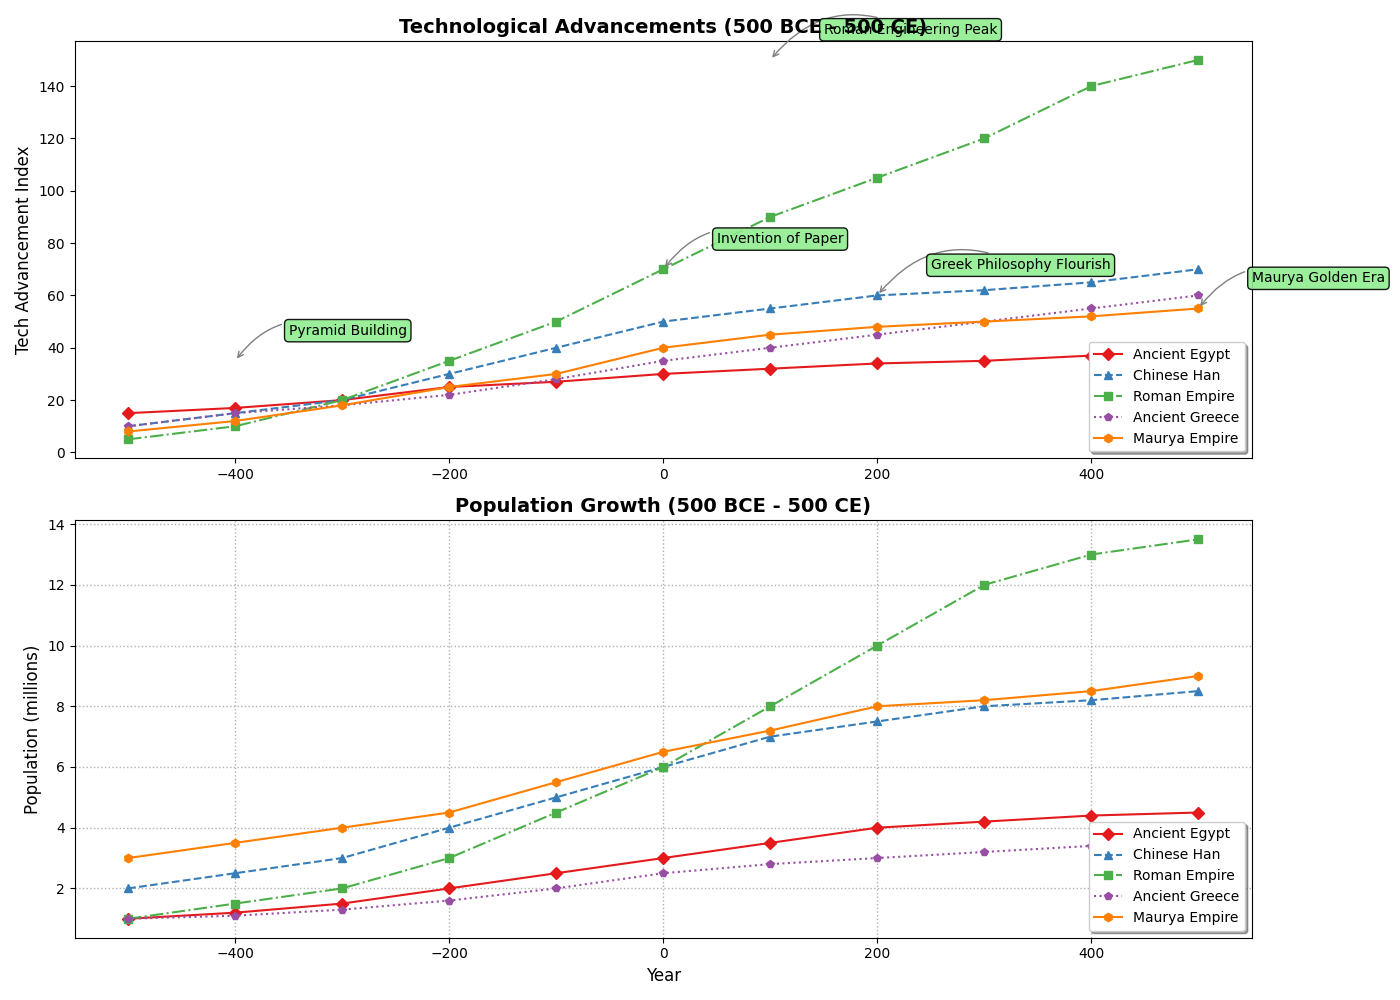

Generate this figure with Python:
import matplotlib.pyplot as plt
import numpy as np

civilizations = ['Ancient Egypt', 'Chinese Han', 'Roman Empire', 'Ancient Greece', 'Maurya Empire']
years = np.arange(-500, 501, 100)

tech_advancements = {
    'Ancient Egypt': [15, 17, 20, 25, 27, 30, 32, 34, 35, 37, 40],
    'Chinese Han': [10, 15, 20, 30, 40, 50, 55, 60, 62, 65, 70],
    'Roman Empire': [5, 10, 20, 35, 50, 70, 90, 105, 120, 140, 150],
    'Ancient Greece': [10, 15, 18, 22, 28, 35, 40, 45, 50, 55, 60],
    'Maurya Empire': [8, 12, 18, 25, 30, 40, 45, 48, 50, 52, 55]
}

population_growth = {
    'Ancient Egypt': [1, 1.2, 1.5, 2, 2.5, 3, 3.5, 4, 4.2, 4.4, 4.5],
    'Chinese Han': [2, 2.5, 3, 4, 5, 6, 7, 7.5, 8, 8.2, 8.5],
    'Roman Empire': [1, 1.5, 2, 3, 4.5, 6, 8, 10, 12, 13, 13.5],
    'Ancient Greece': [1, 1.1, 1.3, 1.6, 2, 2.5, 2.8, 3, 3.2, 3.4, 3.5],
    'Maurya Empire': [3, 3.5, 4, 4.5, 5.5, 6.5, 7.2, 8, 8.2, 8.5, 9]
}

fig, axs = plt.subplots(2, 1, figsize=(14, 10))

# New color set
colors = ['#e41a1c', '#377eb8', '#4daf4a', '#984ea3', '#ff7f00']

markers = ['D', '^', 's', 'p', 'h']
line_styles = ['-', '--', '-.', ':', '-']

for i, (civ, advancements) in enumerate(tech_advancements.items()):
    axs[0].plot(years, advancements, marker=markers[i], linestyle=line_styles[i], color=colors[i], label=civ)

axs[0].set_title('Technological Advancements (500 BCE - 500 CE)', fontsize=14, fontweight='bold')
axs[0].set_ylabel('Tech Advancement Index', fontsize=12)
axs[0].legend(loc='lower right', fontsize=10, frameon=True, shadow=True)
axs[0].grid(False)

for i, (civ, population) in enumerate(population_growth.items()):
    axs[1].plot(years, population, marker=markers[i], linestyle=line_styles[i], color=colors[i], label=civ)

axs[1].set_title('Population Growth (500 BCE - 500 CE)', fontsize=14, fontweight='bold')
axs[1].set_ylabel('Population (millions)', fontsize=12)
axs[1].set_xlabel('Year', fontsize=12)
axs[1].legend(loc='lower right', fontsize=10, frameon=True, shadow=True)
axs[1].grid(True, linestyle=':', linewidth=1)

annotations = [
    (-400, 35, "Pyramid Building"),
    (0, 70, "Invention of Paper"),
    (100, 150, "Roman Engineering Peak"),
    (200, 60, "Greek Philosophy Flourish"),
    (500, 55, "Maurya Golden Era")
]

for (x, y, text) in annotations:
    axs[0].annotate(text, xy=(x, y), xytext=(x+50, y+10),
                    bbox=dict(boxstyle="round,pad=0.3", edgecolor='black', facecolor='lightgreen', alpha=0.9),
                    arrowprops=dict(arrowstyle='->', connectionstyle='arc3,rad=0.4', color='gray'))

plt.tight_layout()
plt.show()
